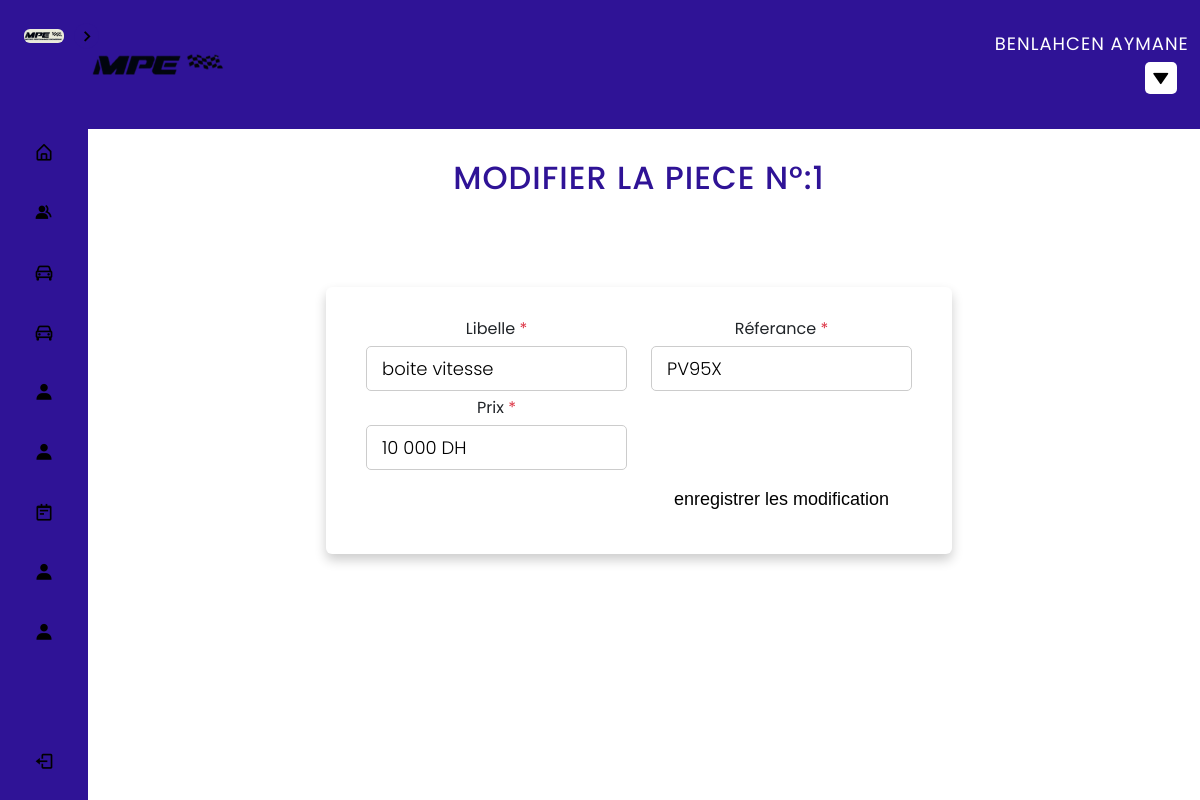
Page /admin/modifierpiece.php?idpiece=1 (signed in) on the committed database.
### tables this page shows
CREATE TABLE `piece` (
  `id_piece` int(11) NOT NULL,
  `id_garage` int(11) NOT NULL,
  `referance` varchar(100) NOT NULL,
  `libelle` varchar(150) DEFAULT NULL,
  `prix` varchar(12) DEFAULT NULL
);

### admin/modifierpiece.php (the view, shortened to what this page needs)
<?php
include 'header.php';
$idpiece = $_GET['idpiece'];
include 'cnxpdo.php';
if (isset($_GET['idpiece'])) {
    $req = $cnx->query("select * from piece where id_piece = $idpiece");
    $ligne = $req->fetch();
}
?>
<head>
    <link href="https://cdn.jsdelivr.net/npm/bootstrap@5.2.0-beta1/dist/css/bootstrap.min.css" rel="stylesheet">
</head>
<div class="container-fluid px-1 py-5 mx-auto">
    <div class="row d-flex justify-content-center">
        <div class="col-xl-7 col-lg-8 col-md-9 col-11 text-center">
            <h2>Modifier la piece N°:<?php echo $idpiece ?></h2>
            <div class="card">
                <form action="" method="post">
                    <div class="row justify-content-between text-left">
                        <div class="form-group col-sm-6 flex-column d-flex">
                            <label class="form-control-label px-3">Libelle<span class="text-danger"> *</span></label>
                            <input type="text" id="libelle" name="libelle" value="<?php echo $ligne['libelle'] ?>" onblur="validate(1)">
                        </div>
                        <div class="form-group col-sm-6 flex-column d-flex">
                            <label class="form-control-label px-3">Réferance<span class="text-danger"> *</span></label>
                            <input type="text" id="referance" name="referance" value="<?php echo $ligne['referance'] ?>" required onblur="validate(1)">
                        </div>
                        <div class="form-group col-sm-6 flex-column d-flex">
                            <label class="form-control-label px-3">Prix<span class="text-danger"> *</span></label>
                            <input type="text" id="prix" name="prix" value="<?php echo $ligne['prix'] ?>" onblur="validate(1)">
                        </div>
                    </div>
                    <div class="row justify-content-end">
                        <div class="form-group col-sm-6">
                            <button type="submit" name="modifier" class="btn btn-custom">enregistrer les modification</button>
                        </div>
                    </div>
                </form>
            </div>
        </div>
    </div>
</div>

### admin/header.php (shortened to what this page needs)
<?php
include 'cnx.php';
?>
<!DOCTYPE html>
<html lang="fr">
<head>
    <link href="https://cdn.jsdelivr.net/npm/bootstrap@5.2.0-beta1/dist/css/bootstrap.min.css" rel="stylesheet">
    <link rel="stylesheet" href="css/style.css">
    <link href='https://unpkg.com/boxicons@2.1.1/css/boxicons.min.css' rel='stylesheet'>
</head>
<body>
    <nav class="sidebar close">
        <header>
            <div class="image-text">
                <span class="image">
                    <a href="index.php">
                        <img src="img/logo.jpeg" alt="">
                    </a>
                </span>
            </div>
            <i class='bx bx-chevron-right toggle'></i>
        </header>
        <div class="menu-bar">
            <div class="menu">
                <ul class="menu-links">
                    <li class="nav-link">
                        <a href="index.php">
                            <i class='bx bx-home-alt icon'></i>
                        </a>
                    </li>
                    <li class="nav-link">
                        <a href="client.php">
                            <i class='bx bxs-group icon'></i>
                        </a>
                    </li>
                    <li class="nav-link">
                        <a href="voiture.php">
                            <i class='bx bx-car icon'></i>
                        </a>
                    </li>
                    <li class="nav-link">
                        <a href="piece.php">
                            <i class='bx bx-car icon'></i>
                        </a>
                    </li>
                    <li class="nav-link">
                        <a href="equipe.php">
                            <i class='bx bxs-user icon'></i>
                        </a>
                    </li>
                    <li class="nav-link">
                        <a href="employeur.php">
                            <i class='bx bxs-user icon'></i>
                        </a>
                    </li>
                    <li class="nav-link">
                        <a href="reparation.php">
                            <i class='bx bx-notepad icon'></i>
                        </a>
                    </li>
                    <li class="nav-link">
                        <a href="user.php">
                            <i class='bx bxs-user icon'></i>
                        </a>
                    </li>
                    <li class="nav-link">
                        <a href="garage.php">
                            <i class='bx bxs-user icon'></i>
                        </a>
                    </li>
                </ul>
            </div>
            <div class="bottom-content">
                <li class="">
                    <a href="logout.php">
                        <i class='bx bx-log-out icon'></i>
                    </a>
                </li>
            </div>
        </div>
    </nav>
    <section class="home">
        <div class="tfff">
            <header class="headerf">
                <img class="logo" src="img/image2.png" alt="logo">
                <span class="userrr">
                    <?php
                    $email = $_SESSION['admin'];
                    $query = "select * from admin where email = '$email'";
                    $stm = $cnx->prepare($query);
                    $stm->execute();
                    $admin = $stm->fetch();
                    echo $admin['nom'] . ' ' . $admin['prenom'];
                    ?></ </span>
                    <div class="dropdown">
                        <button class="dropbtn"><i class='bx bxs-down-arrow'></i></button>
                    </div>
            </header>

### admin/css/style.css (style rules this page uses)
* { margin: 0; padding: 0; box-sizing: border-box; font-family: 'Poppins', sans-serif; }
:root { --body-color: transparent; --sidebar-color: #2f1396; --primary-color: #2f1396; --primary-color-light: #2f1396; --toggle-color: rgb(255, 255, 255); --text-color: #ffffff; --tran-03: all 0.2s ease; --tran-03: all 0.3s ease; --tran-04: all 0.3s ease; --tran-05: all 0.3s ease; }
.ol, ul { padding-left: 0rem; }
body { min-height: 100vh; background-color: var(--body-color); transition: var(--tran-05); background-image: url("img/bgv.jpg"); }
.sidebar { position: fixed; top: 0; left: 0; height: 100%; width: 250px; padding: 10px 14px; background: var(--sidebar-color); transition: var(--tran-05); z-index: 100; }
.sidebar.close { width: 88px; }
.sidebar li { height: 50px; list-style: none; display: flex; align-items: center; margin-top: 10px; }
.sidebar header .image, .sidebar .icon { min-width: 60px; border-radius: 6px; }
.sidebar .icon { min-width: 60px; border-radius: 6px; height: 100%; display: flex; align-items: center; justify-content: center; font-size: 20px; }
.sidebar .text, .sidebar .icon { color: black; transition: var(--tran-03); }
.sidebar header { position: relative; }
.sidebar header .image-text { display: flex; align-items: center; }
.headerf { background-color: var(--sidebar-color); }
.sidebar header .image { display: flex; align-items: center; justify-content: center; }
.sidebar header .image img { width: 40px; border-radius: 6px; }
.sidebar header .toggle { position: absolute; top: 50%; right: -25px; transform: translateY(-50%) rotate(180deg); height: 25px; width: 25px; background-color: var(--primary-color); color: black; border-radius: 50%; display: flex; align-items: center; justify-content: center; font-size: 22px; cursor: pointer; transition: var(--tran-05); }
.sidebar.close .toggle { transform: translateY(-50%) rotate(0deg); }
.sidebar .menu { margin-top: 56px; }
.sidebar li a { list-style: none; height: 100%; background-color: transparent; display: flex; align-items: center; height: 100%; width: 100%; border-radius: 6px; text-decoration: none; transition: var(--tran-03); }
.sidebar .menu-bar { height: calc(100% - 55px); display: flex; flex-direction: column; justify-content: space-between; overflow-y: scroll; }
.home { position: absolute; top: 0; top: 0; left: 250px; height: 100vh; width: calc(100% - 250px); background-color: var(--body-color); transition: var(--tran-05); }
.sidebar.close ~ .home { left: 78px; height: 100vh; width: calc(100% - 78px); }
* { box-sizing: border-box; margin: 0; padding: 0; }
.tfff li, .tfff a,.tfff button { font-family: "Montserrat", sa,sans-serif; font-weight: 500; font-size: 16px; color:rgb(0, 0, 0); text-decoration: none; }
.tfff header { display: flex; justify-content: flex-end; align-items: center; padding: 0px 1%; }
.tfff .logo { cursor: pointer; margin-right: auto; }
.btn.btn-custom { padding: -1px 5px 10px 0px; text-align: center; font-size: 18px; font-weight: 500; color: #000000; background: white; border: none; border-radius: 60px; box-shadow: inset 0 0 0 0 var(--primary-color); transition: ease-out 0.5s; -webkit-transition: ease-out 0.5s; -moz-transition: ease-out 0.5s; }
* { box-sizing: border-box; -webkit-box-sizing: border-box; -moz-box-sizing: border-box; }
body { font-family: Helvetica; -webkit-font-smoothing: antialiased; background: transparent; }
h2 { text-align: center; font-size: 18px; text-transform: uppercase; letter-spacing: 1px; color: #2f1396; padding: 30px 0; }
.userrr { text-align: center; font-size: 18px; text-transform: uppercase; letter-spacing: 1px; color: white; padding: 30px 0; }
* { user-select: none; }
html, body { height: 100%; min-height: 100%; }
body { font-family: "Segoe UI", Tahoma, Geneva, Verdana, sans-serif; padding-bottom: 100px; margin: 0; background-color: #ebf3f3; }
.dropbtn { position: relative; left:150px ; width: 20px; height: 10px; background-color: #ffffff; color: white; padding: 16px; font-size: 16px; border: none; cursor: pointer; display: flex; justify-content: center; align-items: center; }
.tfff li, .tfff a, .tfff button { font-weight: 700; font-size: 9px; }
.dropdown { position: relative; display: flex; flex-direction: column; }

### rows in the picture
piece: libelle "boite vitesse", referance "PV95X", prix "10 000 DH"

### other values in the picture
$admin['nom'] "BENLAHCEN"
$admin['prenom'] "AYMANE"
$idpiece "1"
